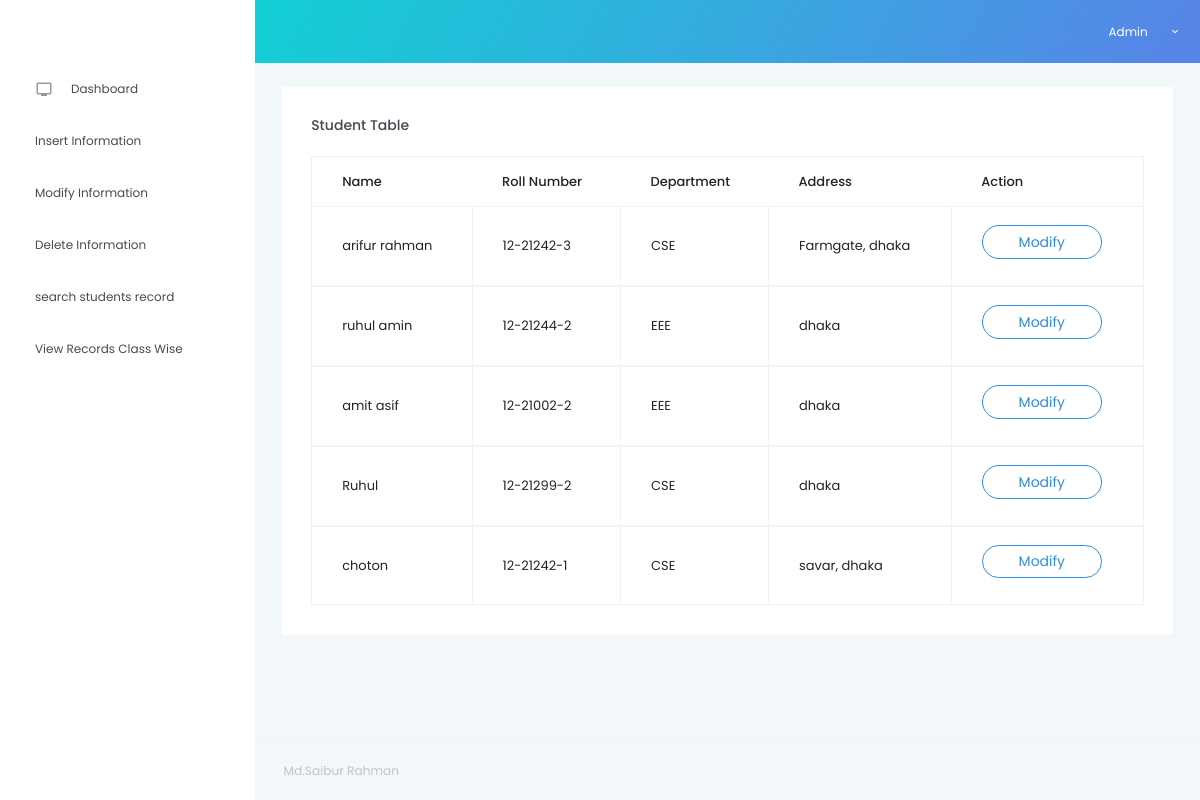
The page /admin/pages/tables/modify.php (signed in) on the database its author committed.
### tables this page shows
CREATE TABLE `dept` (
  `id` int(50) NOT NULL,
  `name` varchar(50) NOT NULL,
  `roll` varchar(50) NOT NULL,
  `class` varchar(50) NOT NULL,
  `address` varchar(50) NOT NULL
);

### admin/pages/tables/modify.php (the view, shortened to what this page needs)
<?php
include '../../main/header.php';
include '../../../db_conn.php';
?>
      <div class="main-panel">
        <div class="content-wrapper">
          <div class="row">
            <div class="col-lg-12 grid-margin stretch-card">
              <div class="card">
                <div class="card-body">
                  <h4 class="card-title">Student table</h4>
                  <div class="table-responsive">
                    <table class="table table-bordered">
                      <thead>
                        <tr>
                          <th>
                            Name
                          </th>
                          <th>
                            Roll Number
                          </th>
                          <th>
                            Department
                          </th>
                          <th>
                            Address
                          </th>
                          <th>
                            Action
                          </th>
                        </tr>
                      </thead>
                      <?php
					 	$query="SELECT * FROM dept";
						$resource=mysqli_query($conn,$query);
						while($result=mysqli_fetch_array($resource))
						{  ?>
                      <tbody>
                        <tr>
                          <td>
                           <?php echo $result['name']; ?>
                          </td>
                          <td>
                            <?php echo $result['roll']; ?>
                          </td>
                          <td>
                            <?php echo $result['class']; ?>
                          </td>
                          <td>
                            <?php echo $result['address']; ?>
                          </td>
                          <td>
                            <a href="modify2.php?id=<?php echo $result['id'];?>">
                            <label class="btn btn-outline-primary btn-rounded btn-fw">Modify</a></label>
                          </td>
                        </tr>
                      </tbody>
                      <?php }?>
                    </table>
                  </div>
                </div>
              </div>
            </div>
          </div>
        </div>
<?php include '../../main/footer.php';?>

### rows shown on the page
dept: name "arifur rahman", roll "12-21242-3", class "CSE", address "Farmgate, dhaka"
dept: name "ruhul amin", roll "12-21244-2", class "EEE", address "dhaka"
dept: name "amit asif", roll "12-21002-2", class "EEE", address "dhaka"
dept: name "Ruhul", roll "12-21299-2", class "CSE", address "dhaka"
dept: name "choton", roll "12-21242-1", class "CSE", address "savar, dhaka"
